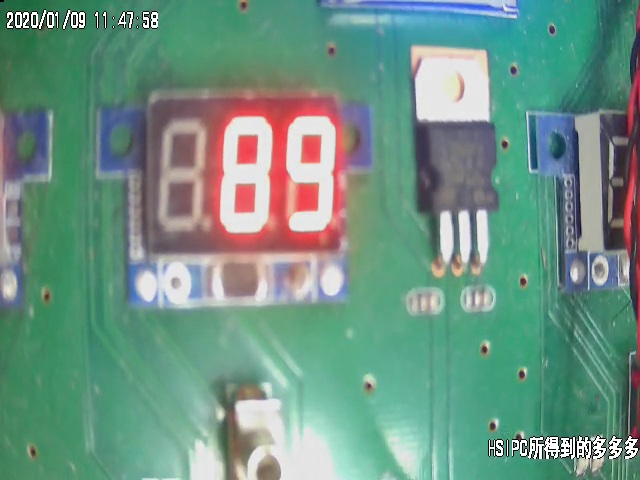
#> input picture opencv/新建文件夹/1.jpg, 640 x 480 px, found by its file name
$ python hsv.py
#> lines starting #> are read from the running program, lines starting #| are printed output that depends on the picture; after the words box and inside, x2 and y2 are one past the last pixel; in counts of white or black regions, pixels touching at a corner belong together
import cv2
import numpy as np
img=cv2.imread('1.jpg')
#> img is the input picture: shape (480, 640, 3); mean B, G, R 132.3, 147, 110.1
hsv=cv2.cvtColor(img,cv2.COLOR_BGR2HSV)
#> hsv: shape (480, 640, 3); mean H, S, V 81.9, 94.9, 157.6
lower_blue = np.array([100,50,50])
upper_blue = np.array([130,255,255])
mask = cv2.inRange(hsv, lower_blue, upper_blue)
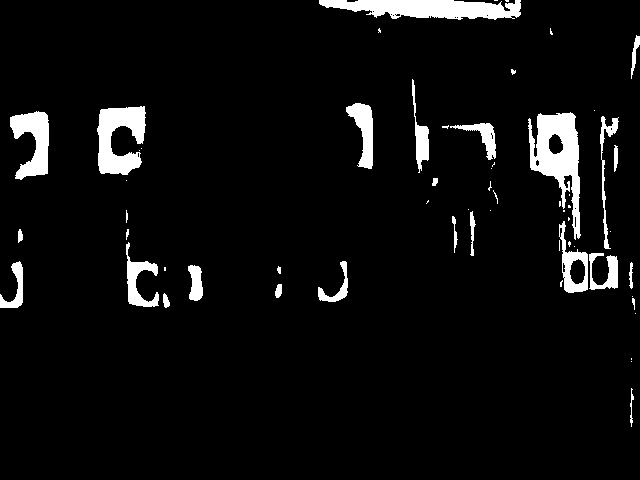
#> mask: shape (480, 640); 5.5% white; 60 white regions (31 under 20 px), largest, box (x1, y1, x2, y2) and area: (528, 112, 581, 240) 3104, (319, 0, 521, 20) 2868, (97, 106, 146, 175) 2206
res = cv2.bitwise_and(img,img, mask= mask)
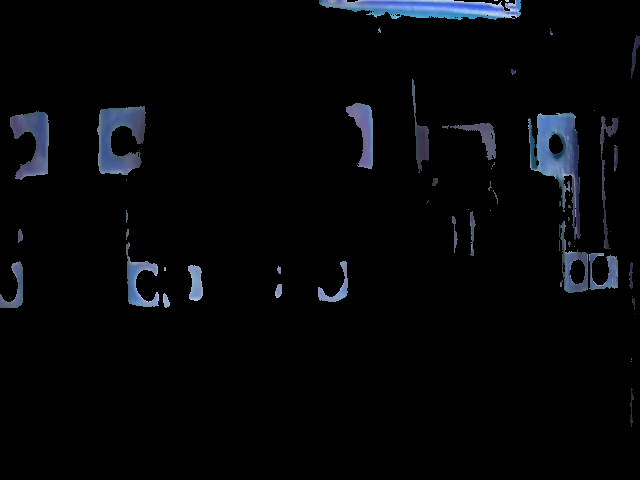
#> res: shape (480, 640, 3); mean B, G, R 8.1, 6, 4.9
cv2.imshow('',res)
